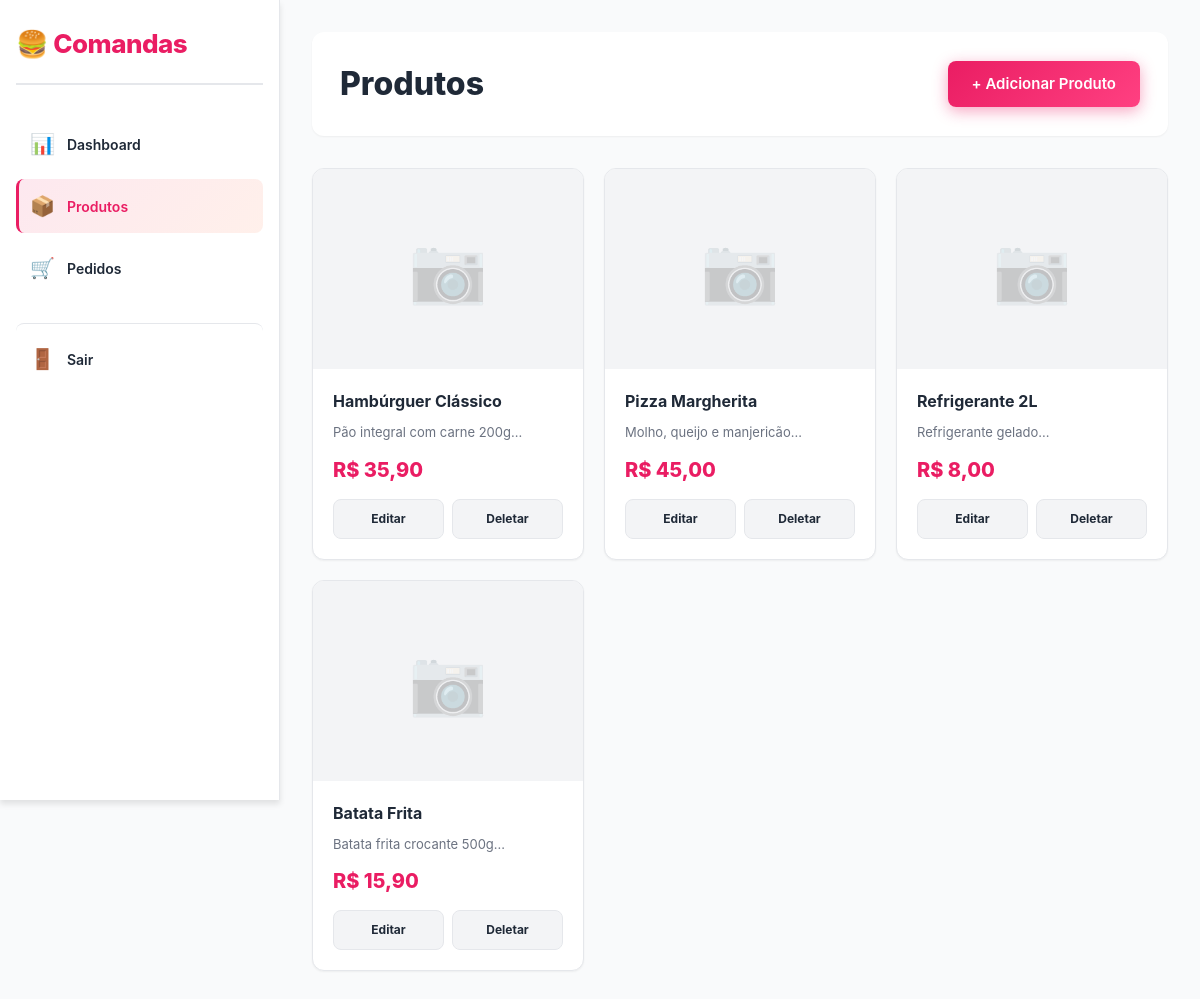
The page /admin/produtos.php (signed in) on the database its author committed.
### tables this page shows
CREATE TABLE IF NOT EXISTS produtos (
    id INT PRIMARY KEY AUTO_INCREMENT,
    loja_id INT NOT NULL,
    nome VARCHAR(200) NOT NULL,
    descricao TEXT,
    preco DECIMAL(10, 2) NOT NULL,
    imagem LONGBLOB,
    categoria VARCHAR(100),
    ativo BOOLEAN DEFAULT 1,
    criado_em TIMESTAMP DEFAULT CURRENT_TIMESTAMP,
    atualizado_em TIMESTAMP DEFAULT CURRENT_TIMESTAMP ON UPDATE CURRENT_TIMESTAMP,
    FOREIGN KEY (loja_id) REFERENCES lojas(id) ON DELETE CASCADE
);

### config/functions.php (called while the page is built, shortened)
<?php
function sanitizar($dado) {
    return htmlspecialchars(trim($dado), ENT_QUOTES, 'UTF-8');
}
function formatarMoeda($valor) {
    return 'R$ ' . number_format($valor, 2, ',', '.');
}
?>

### admin/produtos.php (the view, shortened to what this page needs)
<?php
require_once '../config/database.php';
require_once '../config/functions.php';
$loja_id = $_SESSION['loja_id'];
try {
    $stmt = $conn->prepare("
        SELECT * FROM produtos
        WHERE loja_id = ?
        ORDER BY criado_em DESC
    ");
    $stmt->execute([$loja_id]);
    $produtos = $stmt->fetchAll();
} catch (PDOException $e) {
    die("Erro ao buscar produtos: " . $e->getMessage());
}
?>
<!DOCTYPE html>
<html lang="pt-BR">
<head>
    <link rel="stylesheet" href="../assets/css/style.css">
</head>
<body>
    <div class="container-admin">
        <aside class="sidebar">
            <div class="logo">
                <h2>🍔 Comandas</h2>
            </div>
            <nav class="nav-menu">
                <a href="dashboard.php" class="nav-item">
                    <span class="icon">📊</span>
                    <span>Dashboard</span>
                </a>
                <a href="produtos.php" class="nav-item active">
                    <span class="icon">📦</span>
                    <span>Produtos</span>
                </a>
                <a href="pedidos.php" class="nav-item">
                    <span class="icon">🛒</span>
                    <span>Pedidos</span>
                </a>
                <a href="logout.php" class="nav-item logout">
                    <span class="icon">🚪</span>
                    <span>Sair</span>
                </a>
            </nav>
        </aside>
        <main class="main-content">
            <header class="top-header">
                <div class="header-content">
                    <h1>Produtos</h1>
                    <div class="header-actions">
                        <a href="adicionar_produto.php" class="btn-primary">+ Adicionar Produto</a>
                    </div>
                </div>
            </header>
            <section class="produtos-grid">
                <?php if (empty($produtos)): ?>
                    <div class="empty-state" style="grid-column: 1/-1;">
                        <p>Nenhum produto cadastrado ainda</p>
                        <a href="adicionar_produto.php" class="btn-primary">Adicionar Produto</a>
                    </div>
                <?php else: ?>
                    <?php foreach ($produtos as $produto): ?>
                        <div class="produto-card">
                            <div class="produto-imagem">
                                <?php if ($produto['imagem']): ?>
                                    <img alt="<?php echo sanitizar($produto['nome']); ?>">
                                <?php else: ?>
                                    <div class="placeholder-image">📷</div>
                                <?php endif; ?>
                            </div>
                            <div class="produto-info">
                                <h3><?php echo sanitizar($produto['nome']); ?></h3>
                                <p class="produto-descricao"><?php echo sanitizar(substr($produto['descricao'], 0, 50)); ?>...</p>
                                <p class="produto-preco"><?php echo formatarMoeda($produto['preco']); ?></p>
                                <div class="produto-actions">
                                    <a href="editar_produto.php?id=<?php echo $produto['id']; ?>" class="btn-secondary">Editar</a>
                                    <a href="?deletar=<?php echo $produto['id']; ?>" class="btn-danger" onclick="return confirm('Tem certeza?')">Deletar</a>
                                </div>
                            </div>
                        </div>
                    <?php endforeach; ?>
                <?php endif; ?>
            </section>
        </main>
    </div>
</body>
</html>

### rows shown on the page
produtos: nome "Hambúrguer Clássico", descricao "Pão integral com carne 200g", preco "R$ 35,90"
produtos: nome "Pizza Margherita", descricao "Molho, queijo e manjericão", preco "R$ 45,00"
produtos: nome "Refrigerante 2L", descricao "Refrigerante gelado", preco "R$ 8,00"
produtos: nome "Batata Frita", descricao "Batata frita crocante 500g", preco "R$ 15,90"
